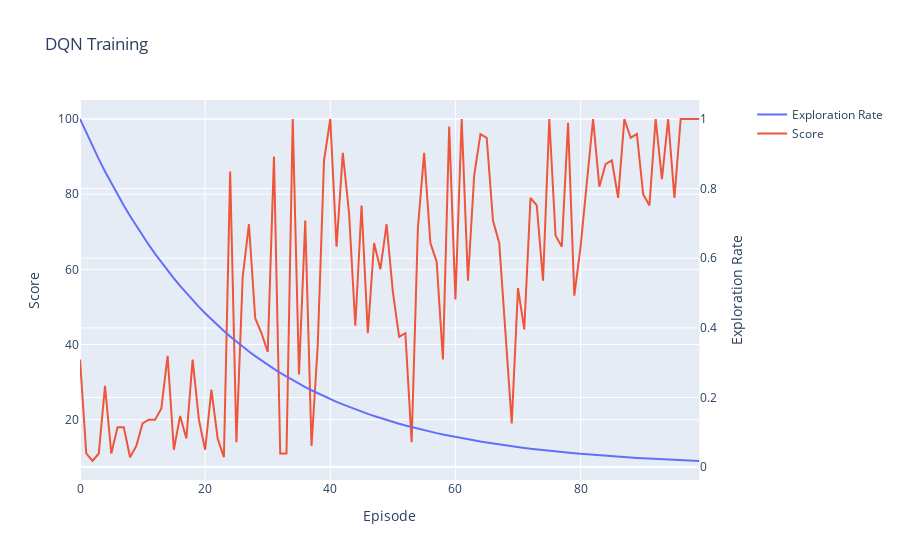
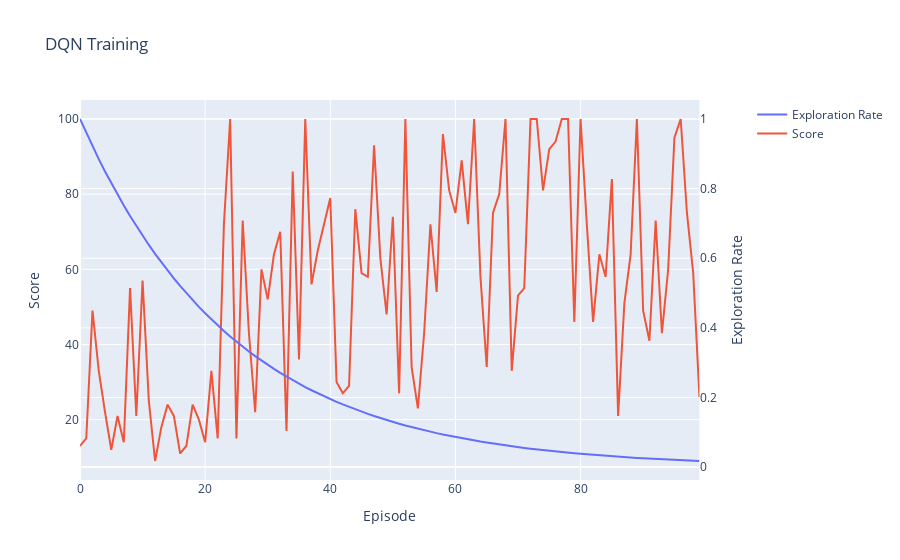

Write notebook code for charts like these, in order.
### Code cell
import gym
from continuing_education.lib.experiments import ExperimentManager
import plotly.graph_objects as go
from plotly.subplots import make_subplots


def exploration_rate_line(
    *, explore_rate_decay: float, start_value: float, num_episodes: int
) -> list[float]:
    """Plot the exploration rate over time."""
    exploration_rate = start_value
    exploration_rates = []
    for _ in range(num_episodes):
        exploration_rates.append(exploration_rate)
        exploration_rate *= explore_rate_decay
    return exploration_rates


if __name__ == "__main__":
    LR = 1e-2
    GAMMA = 0.99999  # Cartpole benefits from a high gamma because the longer the pole is up, the higher the reward
    HIDDEN_SIZES = [16, 16]
    NUM_EPISODES = 100
    MAX_T = 100
    BATCH_SIZE = 64
    MAX_MEMORY = 1000
    EXPLORE_RATE_DECAY = 0.96
    # Do this a few times to prove consistency
    last_10_percent_mean = []

    for _ in range(3):
        env = gym.make("CartPole-v1")
        value_network = QLearningModel(
            state_size=OBSERVATION_SPACE_SHAPE[0],
            action_size=ACTION_SPACE_SIZE,
            hidden_sizes=HIDDEN_SIZES,
        ).to(DEVICE)
        optimizer = optim.Adam(value_network.parameters(), lr=LR)
        scores = dqn_train(
            env=env,
            value_network=value_network,
            optimizer=optimizer,
            gamma=GAMMA,
            num_episodes=NUM_EPISODES,
            max_t=MAX_T,
            memory=ActionReplayMemory(MAX_MEMORY),
            batch_size=BATCH_SIZE,
            exploration_rate_decay=EXPLORE_RATE_DECAY,
        )
        # Calculate the mean of the last 10 % of the scores
        last_10_percent_mean.append(
            sum(scores[int(NUM_EPISODES * 0.9) :]) / (NUM_EPISODES * 0.1)
        )
        _exploration_rate_line = exploration_rate_line(
            explore_rate_decay=EXPLORE_RATE_DECAY,
            start_value=1.0,
            num_episodes=NUM_EPISODES,
        )
        fig = make_subplots(specs=[[{"secondary_y": True}]])
        fig.add_trace(
            go.Scatter(
                x=[i for i in range(NUM_EPISODES)],
                y=_exploration_rate_line,
                name="Exploration Rate",
                mode="lines",
            ),
            secondary_y=True,
        )
        fig.add_trace(
            go.Scatter(
                x=[i for i in range(NUM_EPISODES)], y=scores, name="Score", mode="lines"
            ),
            secondary_y=False,
        )
        fig.update_layout(title="DQN Training")
        fig.update_xaxes(title_text="Episode")
        fig.update_yaxes(title_text="Exploration Rate", secondary_y=True)
        fig.update_yaxes(title_text="Score", secondary_y=False)
        fig.show()
    ExperimentManager(
        name="DQN",
        description="Main Results",
        primary_metric="last_10_percent_mean",
        file=__this_file,
    ).commit(metrics={"last_10_percent_mean": last_10_percent_mean})

### Figure 1 — Plotly figure (JSON) as saved in the notebook; plotly's stock layout.template omitted (floating-point values rounded to 4 significant figures)
{"data": [{"mode": "lines", "name": "Exploration Rate", "type": "scatter", "x": [0, 1, 2, 3, 4, 5, 6, 7, 8, 9, 10, 11, 12, 13, 14, 15, 16, 17, 18, 19, 20, 21, 22, 23, 24, 25, 26, 27, 28, 29, 30, 31, 32, 33, 34, 35, 36, 37, 38, 39, 40, 41, 42, 43, 44, 45, 46, 47, 48, 49, 50, 51, 52, 53, 54, 55, 56, 57, 58, 59, 60, 61, 62, 63, 64, 65, 66, 67, 68, 69, 70, 71, 72, 73, 74, 75, 76, 77, 78, 79, 80, 81, 82, 83, 84, 85, 86, 87, 88, 89, 90, 91, 92, 93, 94, 95, 96, 97, 98, 99], "xaxis": "x", "y": [1, 0.96, 0.9216, 0.8847, 0.8493, 0.8154, 0.7828, 0.7514, 0.7214, 0.6925, 0.6648, 0.6382, 0.6127, 0.5882, 0.5647, 0.5421, 0.5204, 0.4996, 0.4796, 0.4604, 0.442, 0.4243, 0.4073, 0.3911, 0.3754, 0.3604, 0.346, 0.3321, 0.3189, 0.3061, 0.2939, 0.2821, 0.2708, 0.26, 0.2496, 0.2396, 0.23, 0.2208, 0.212, 0.2035, 0.1954, 0.1876, 0.18, 0.1728, 0.1659, 0.1593, 0.1529, 0.1468, 0.1409, 0.1353, 0.1299, 0.1247, 0.1197, 0.1149, 0.1103, 0.1059, 0.1017, 0.0976, 0.0937, 0.08995, 0.08635, 0.0829, 0.07958, 0.0764, 0.07334, 0.07041, 0.06759, 0.06489, 0.06229, 0.0598, 0.05741, 0.05511, 0.05291, 0.05079, 0.04876, 0.04681, 0.04494, 0.04314, 0.04141, 0.03976, 0.03817, 0.03664, 0.03518, 0.03377, 0.03242, 0.03112, 0.02988, 0.02868, 0.02753, 0.02643, 0.02538, 0.02436, 0.02339, 0.02245, 0.02155, 0.02069, 0.01986, 0.01907, 0.01831, 0.01757], "yaxis": "y2"}, {"mode": "lines", "name": "Score", "type": "scatter", "x": [0, 1, 2, 3, 4, 5, 6, 7, 8, 9, 10, 11, 12, 13, 14, 15, 16, 17, 18, 19, 20, 21, 22, 23, 24, 25, 26, 27, 28, 29, 30, 31, 32, 33, 34, 35, 36, 37, 38, 39, 40, 41, 42, 43, 44, 45, 46, 47, 48, 49, 50, 51, 52, 53, 54, 55, 56, 57, 58, 59, 60, 61, 62, 63, 64, 65, 66, 67, 68, 69, 70, 71, 72, 73, 74, 75, 76, 77, 78, 79, 80, 81, 82, 83, 84, 85, 86, 87, 88, 89, 90, 91, 92, 93, 94, 95, 96, 97, 98, 99], "xaxis": "x", "y": [36, 11, 9, 11, 29, 11, 18, 18, 10, 13, 19, 20, 20, 23, 37, 12, 21, 15, 36, 20, 12, 28, 15, 10, 86, 14, 58, 72, 47, 43, 38, 90, 11, 11, 100, 32, 73, 13, 40, 89, 100, 66, 91, 75, 45, 77, 43, 67, 60, 72, 54, 42, 43, 14, 71, 91, 67, 62, 36, 98, 52, 100, 57, 85, 96, 95, 73, 67, 43, 19, 55, 44, 79, 77, 57, 100, 69, 66, 99, 53, 66, 83, 100, 82, 88, 89, 79, 100, 95, 96, 80, 77, 100, 84, 100, 79, 100, 100, 100, 100], "yaxis": "y"}], "layout": {"title": {"text": "DQN Training"}, "xaxis": {"anchor": "y", "domain": [0, 0.94], "title": {"text": "Episode"}}, "yaxis": {"anchor": "x", "domain": [0, 1], "title": {"text": "Score"}}, "yaxis2": {"anchor": "x", "overlaying": "y", "side": "right", "title": {"text": "Exploration Rate"}}}}

### Figure 2 — Plotly figure (JSON) as saved in the notebook; plotly's stock layout.template omitted (floating-point values rounded to 4 significant figures)
{"data": [{"mode": "lines", "name": "Exploration Rate", "type": "scatter", "x": [0, 1, 2, 3, 4, 5, 6, 7, 8, 9, 10, 11, 12, 13, 14, 15, 16, 17, 18, 19, 20, 21, 22, 23, 24, 25, 26, 27, 28, 29, 30, 31, 32, 33, 34, 35, 36, 37, 38, 39, 40, 41, 42, 43, 44, 45, 46, 47, 48, 49, 50, 51, 52, 53, 54, 55, 56, 57, 58, 59, 60, 61, 62, 63, 64, 65, 66, 67, 68, 69, 70, 71, 72, 73, 74, 75, 76, 77, 78, 79, 80, 81, 82, 83, 84, 85, 86, 87, 88, 89, 90, 91, 92, 93, 94, 95, 96, 97, 98, 99], "xaxis": "x", "y": [1, 0.96, 0.9216, 0.8847, 0.8493, 0.8154, 0.7828, 0.7514, 0.7214, 0.6925, 0.6648, 0.6382, 0.6127, 0.5882, 0.5647, 0.5421, 0.5204, 0.4996, 0.4796, 0.4604, 0.442, 0.4243, 0.4073, 0.3911, 0.3754, 0.3604, 0.346, 0.3321, 0.3189, 0.3061, 0.2939, 0.2821, 0.2708, 0.26, 0.2496, 0.2396, 0.23, 0.2208, 0.212, 0.2035, 0.1954, 0.1876, 0.18, 0.1728, 0.1659, 0.1593, 0.1529, 0.1468, 0.1409, 0.1353, 0.1299, 0.1247, 0.1197, 0.1149, 0.1103, 0.1059, 0.1017, 0.0976, 0.0937, 0.08995, 0.08635, 0.0829, 0.07958, 0.0764, 0.07334, 0.07041, 0.06759, 0.06489, 0.06229, 0.0598, 0.05741, 0.05511, 0.05291, 0.05079, 0.04876, 0.04681, 0.04494, 0.04314, 0.04141, 0.03976, 0.03817, 0.03664, 0.03518, 0.03377, 0.03242, 0.03112, 0.02988, 0.02868, 0.02753, 0.02643, 0.02538, 0.02436, 0.02339, 0.02245, 0.02155, 0.02069, 0.01986, 0.01907, 0.01831, 0.01757], "yaxis": "y2"}, {"mode": "lines", "name": "Score", "type": "scatter", "x": [0, 1, 2, 3, 4, 5, 6, 7, 8, 9, 10, 11, 12, 13, 14, 15, 16, 17, 18, 19, 20, 21, 22, 23, 24, 25, 26, 27, 28, 29, 30, 31, 32, 33, 34, 35, 36, 37, 38, 39, 40, 41, 42, 43, 44, 45, 46, 47, 48, 49, 50, 51, 52, 53, 54, 55, 56, 57, 58, 59, 60, 61, 62, 63, 64, 65, 66, 67, 68, 69, 70, 71, 72, 73, 74, 75, 76, 77, 78, 79, 80, 81, 82, 83, 84, 85, 86, 87, 88, 89, 90, 91, 92, 93, 94, 95, 96, 97, 98, 99], "xaxis": "x", "y": [13, 15, 49, 33, 22, 12, 21, 14, 55, 21, 57, 25, 9, 18, 24, 21, 11, 13, 24, 20, 14, 33, 15, 72, 100, 15, 73, 43, 22, 60, 52, 64, 70, 17, 86, 36, 100, 56, 65, 72, 79, 30, 27, 29, 76, 59, 58, 93, 63, 48, 74, 27, 100, 34, 23, 43, 72, 54, 96, 81, 75, 89, 72, 100, 58, 34, 75, 80, 100, 33, 53, 55, 100, 100, 81, 92, 94, 100, 100, 46, 100, 72, 46, 64, 58, 84, 21, 51, 64, 100, 49, 41, 73, 43, 60, 95, 100, 75, 59, 26], "yaxis": "y"}], "layout": {"title": {"text": "DQN Training"}, "xaxis": {"anchor": "y", "domain": [0, 0.94], "title": {"text": "Episode"}}, "yaxis": {"anchor": "x", "domain": [0, 1], "title": {"text": "Score"}}, "yaxis2": {"anchor": "x", "overlaying": "y", "side": "right", "title": {"text": "Exploration Rate"}}}}
